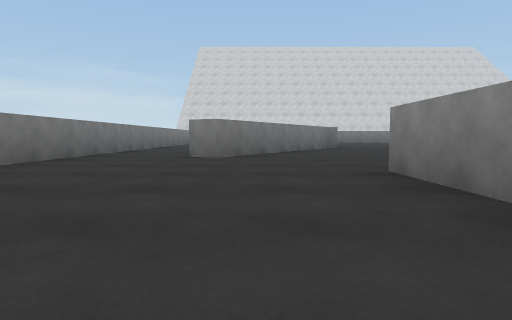
[1] (above)

12 first-person views from a walk through a scene from a Unity 3-D project. The camera is 0.28 m above the floor, tilts 4° down and sees 75° across. The floor is counted in squares, 1 m on a side. Each view is taken from the middle of a square. On the plan, view 1 faces up. The plan holds only what a view shows up to about 9 squares ahead; the rest is blank. The place goes on beyond the plan. The player character is not drawn. Surface patterns are stand-ins for the level's own textures.

[2]
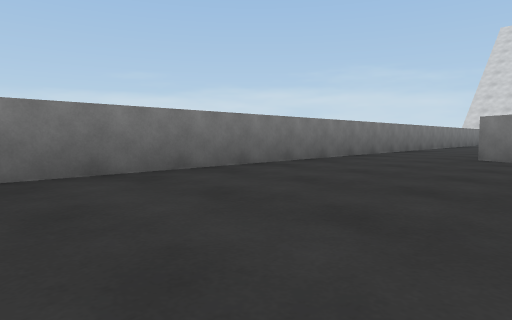

[3]
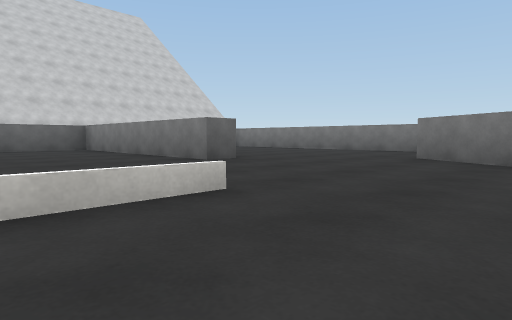

[4]
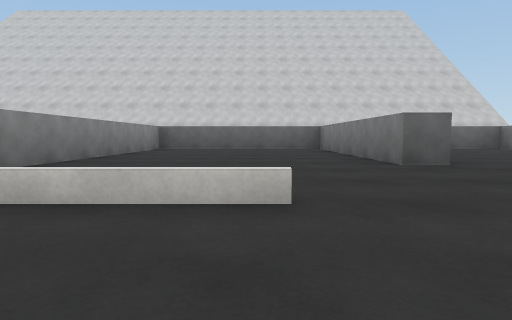

[5]
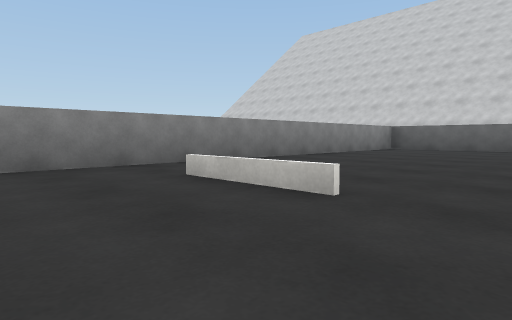

[6]
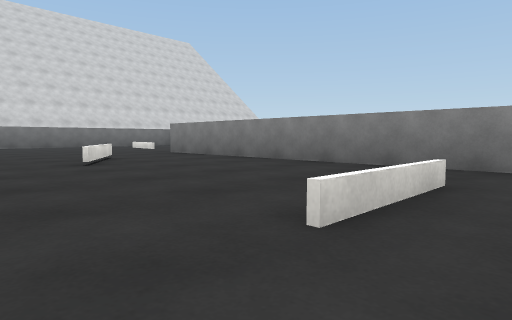

[7]
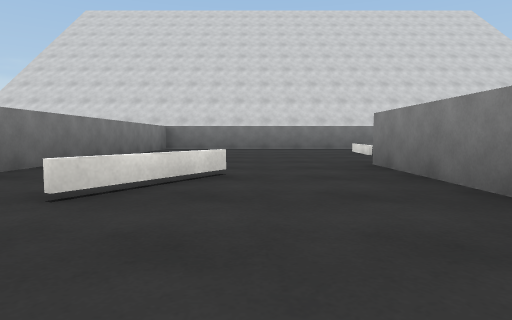

[8]
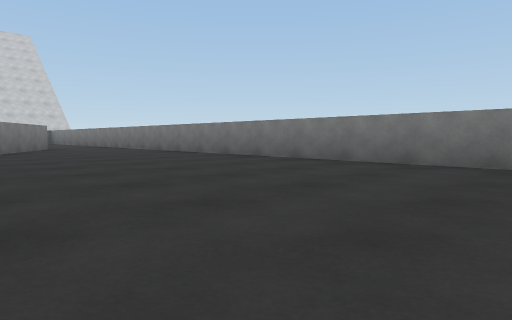

[9]
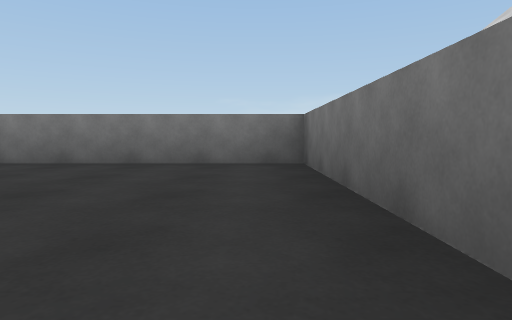

[10]
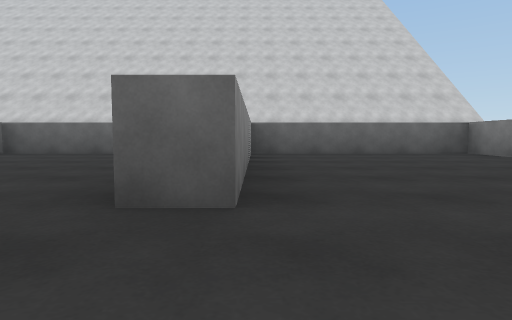

[11]
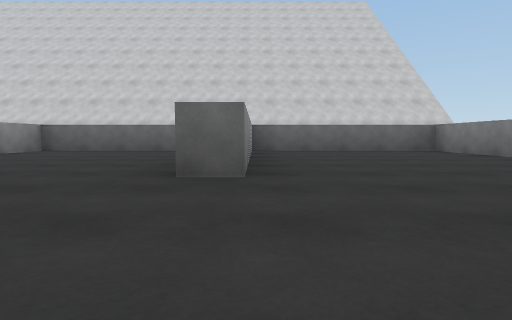

[12]
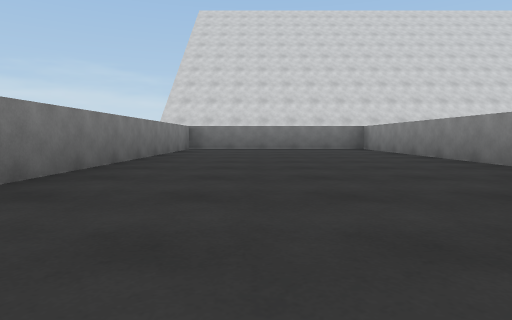

### Floor plan
Ten units are one square. View 1 is at (0, 0); x grows to the right and y downward. Boxes are objects, and circles mark ways between rooms. Rooms are numbered by the first view taken in them; rooms with no view inside come last. Other rooms are left out.
<svg viewBox="-30 -140 87 160">
<path fill="none" stroke="#000" d="M6 -63 -5 -44 -9 -47 2 -65M14 -91 14 -135 -25 -135 -25 15 11 15M11 6 11 -27 15 -27 15 15 52 15 52 -50M41 -46 28 -46M17 -82 6 -63M52 -50 52 -95M38 -85 31 -73M28 -46 41 -46"/>
<circle cx="20" cy="-60" r="3" fill="#2a7"/>
<circle cx="40" cy="-50" r="3" fill="#2a7"/>
<text x="10" y="-50">1</text>
<text x="30" y="-70">2</text>
</svg>
Room 1 opens to room 2.

Where each view was taken, in squares from view 1:
view 1: 0 up, 0 right, facing up
view 2: 0 up, 0 right, facing up-left
view 3: 6 up, 4 right, facing down-left
view 4: 6 up, 3 right, facing down
view 5: 6 up, 2 right, facing down-right
view 6: 4 up, 2 right, facing up-right
view 7: 6 up, 4 right, facing up
view 8: 13 up, 1 right, facing down-left
view 9: 13 up, 1 right, facing left
view 10: 4 up, 1 right, facing down
view 11: 5 up, 1 right, facing down
view 12: 6 up, 1 left, facing up
